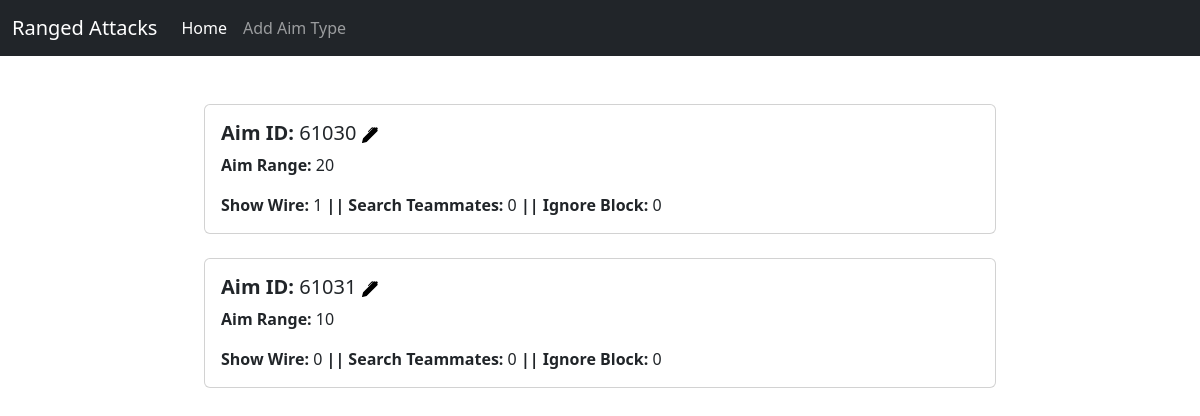
Page /aim on the committed database.
### tables this page shows
CREATE TABLE aimTable
        (       
                aim_id INT PRIMARY KEY,
                aim_range INT,
                show_wire INT,
                search_teammates INT,
                ignore_block INT
        
        );

### main.py (the view)
@app.route("/aim", methods=["GET"])
def aim():
    if request.method == "GET":
        with sqlite3.connect(db_url) as conn:
            cur = conn.cursor()
            cur.execute('SELECT * FROM ' + aim_table_name + ' ORDER BY aim_id ASC')
            aim_data = cur.fetchall()
        return render_template("aim_main.html", dataset=aim_data)

### templates/aim_main.html (shortened to what this page needs)
<html>
    <head>
        <link rel="stylesheet" href="/static/css/bootstrap.css">
    </head>
    <body class="">
        <nav class="navbar navbar-expand-lg navbar-dark bg-dark sticky-top">
            <div class="container-fluid">
            <a class="navbar-brand" href="#">Ranged Attacks</a>
            <div class="collapse navbar-collapse" id="navbarNav">
                <ul class="navbar-nav">
                <li class="nav-item">
                    <a class="nav-link active" aria-current="page" href="/">Home</a>
                </li>
                <li class="nav-item">
                    <a class="nav-link" href="/aim_add?id=null">Add Aim Type</a>
                </li>
                </ul>
            </div>
            </div>
        </nav>
            {%for data in dataset%}
            <div class="row justify-content-center">
                    <div class="col-8">
                        <div class="card mb-4">
                            <div class="row card-body">
                            <div class="col-sm-12">
                            <h5 class="card-title">
                                <b>Aim ID: </b>{{data[0]}}
                                <a href="/aim_add?id={{data[0]}}">
                                </a>
                            </h5>
                                <p class="card-text"><b>Aim Range: </b>{{data[1]}}</p>
                                <p class="card-text"><b>Show Wire: </b>{{data[2]}} <b> || Search Teammates: </b>{{data[3]}} <b> || Ignore Block: </b>{{data[4]}}</p>
                            </div>
                        </div>
                </div>
            </div>
            </div>
            {%endfor%}
    </body>
</html>

### rows in the picture
aimTable: aim_id "61030", aim_range "20", show_wire "1", search_teammates "0", ignore_block "0"
aimTable: aim_id "61031", aim_range "10", show_wire "0", search_teammates "0", ignore_block "0"
